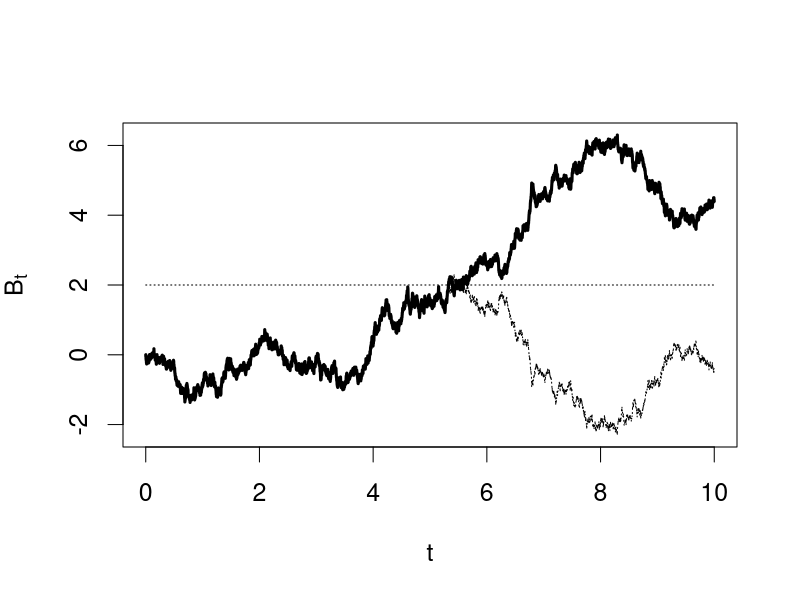

Here is the R script that generated this plot:
# For figure illustrating the reflection argument for the maximum of Brownian motion

pdf(file="BMreflection.pdf")

set.seed(12)  # For reproducible results

## Time grid
dt <- 0.001
T <- 10
tv <- seq(0,T,dt)
Nt <- length(tv)

## Simulate Brownian motion 
dB <- sqrt(dt)*rnorm(length(tv)-1)
B <- c(0,cumsum(dB))

## Threshold
x <- 2

## Identify the first index beyond x 
tauI <- which(B>=x)[1]

## Set up reflected BM
Br <- B

## If hit, then reflect
if(is.finite(tauI)) Br[(tauI+1):Nt] <- 2*x - B[(tauI+1):Nt]

## Plotting ranges
Blim <- range(c(B,Br))

par(cex=1.5)
plot(tv,Br,type="l",lwd=3,ylim=Blim,xlab="t",ylab=expression(B[t]))
lines(tv,B,lty="dotted",lwd=1)
lines(c(0,T),rep(x,2),lty="dotted")

dev.off()
